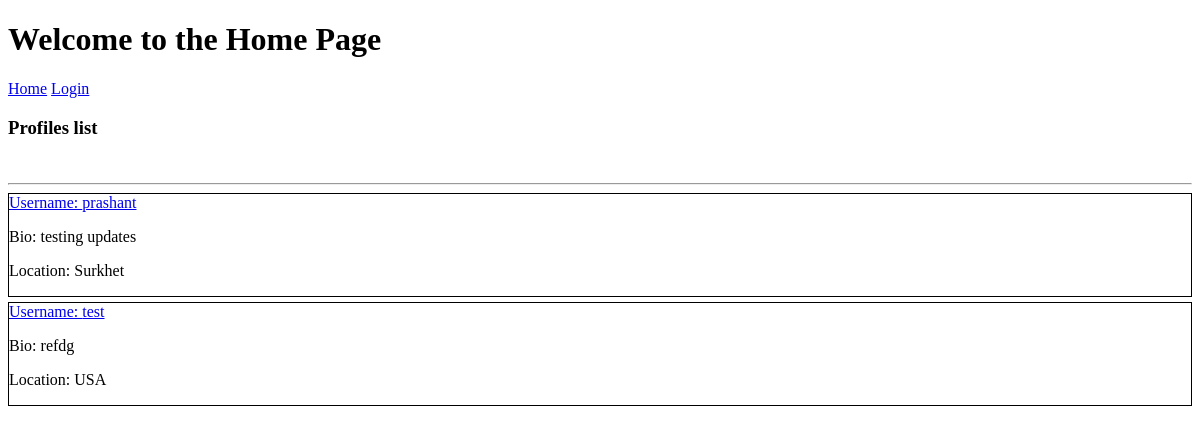
Page /profiles/ on the earlier database version.
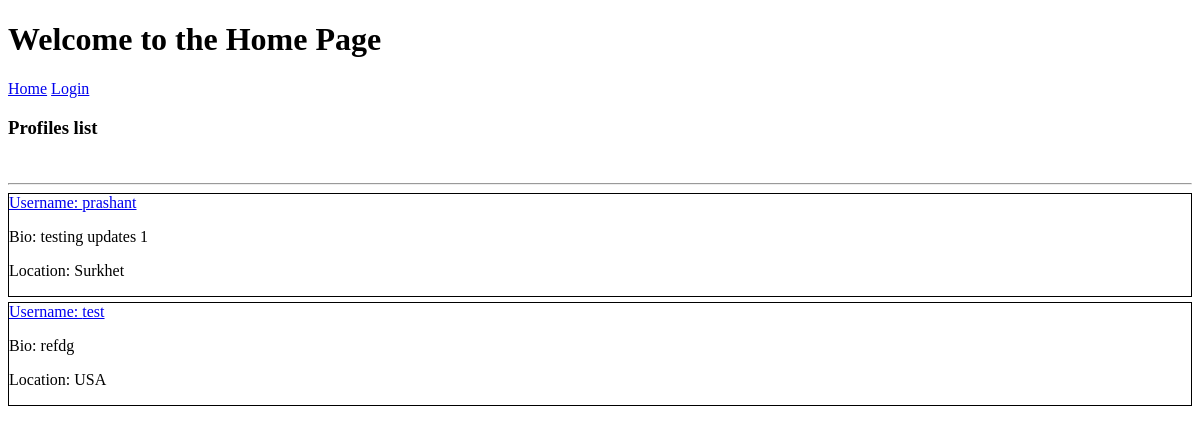
Same page on the later database version.
### base/models.py (models this page shows, shortened)
class Profile(models.Model):
    id = models.UUIDField(default=uuid.uuid4, unique=True,
                          primary_key=True, editable=False)
    user = models.OneToOneField(
        User, on_delete=models.CASCADE, null=True, blank=True)
    first_name = models.CharField(max_length=100, blank=True, null=True)
    last_name = models.CharField(max_length=100, blank=True, null=True)
    username = models.CharField(max_length=100, blank=True, null=True)
    bio = models.CharField(max_length=300, blank=True, null=True)
    location = models.CharField(max_length=100, blank=True, null=True)
    profile_image = models.ImageField(
        blank=True, null=True, default=None, upload_to=profile_rename_upload)
    phone = models.IntegerField(blank=True, null=True)
    email = models.EmailField(max_length=55, blank=True, null=True)
    dob = models.DateField(null=True, blank=True)
    gender = models.CharField(choices=GENDER_TYPE, max_length=10)

### base/views.py (the view)
# urls.py: path('profiles/', views.getProfiles),
def profiles(request):
    profiles = Profile.objects.all()
    context = {'profiles': profiles}
    return render(request, 'base/profiles.html', context)

### base/templates/base/profiles.html
{% extends 'index.html' %}
{% load static %}
{% block content %}
<h3>Profiles list</h3>
<br>
<hr>
<div>
    {% for profile in profiles %}
   <div style="border: 1px solid; margin-bottom: 5px;">
    <a href="{% url 'profile' profile.id %}">Username: {{profile.username}}</a>
    <p>Bio: {{profile.bio}}</p>
    <p>Location: {{profile.location}}</p>
   </div>
    {% endfor %}
</div>
{% endblock %}

Differences in the rows shown:
changed Profile "prashant": bio "testing updates" → "testing updates 1"
